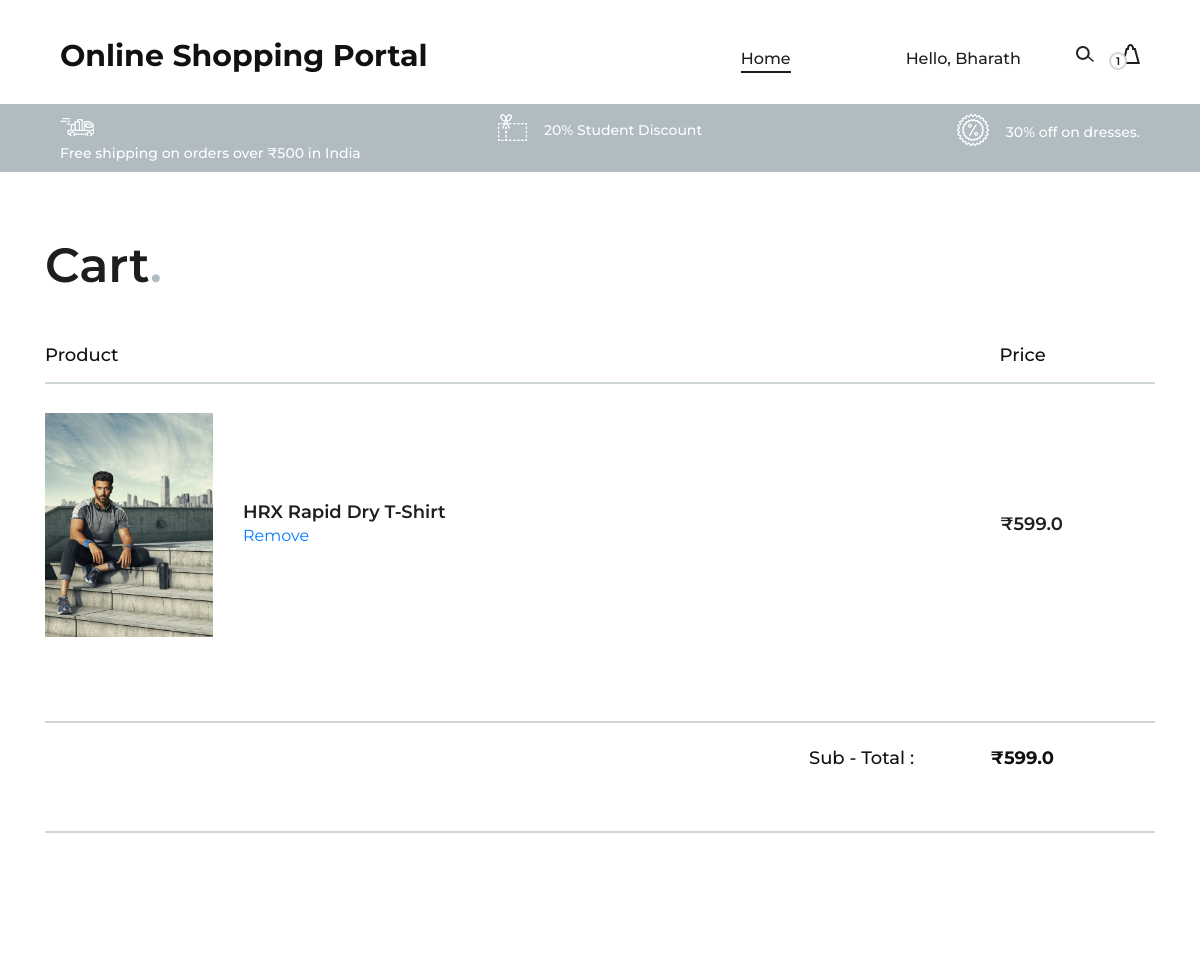
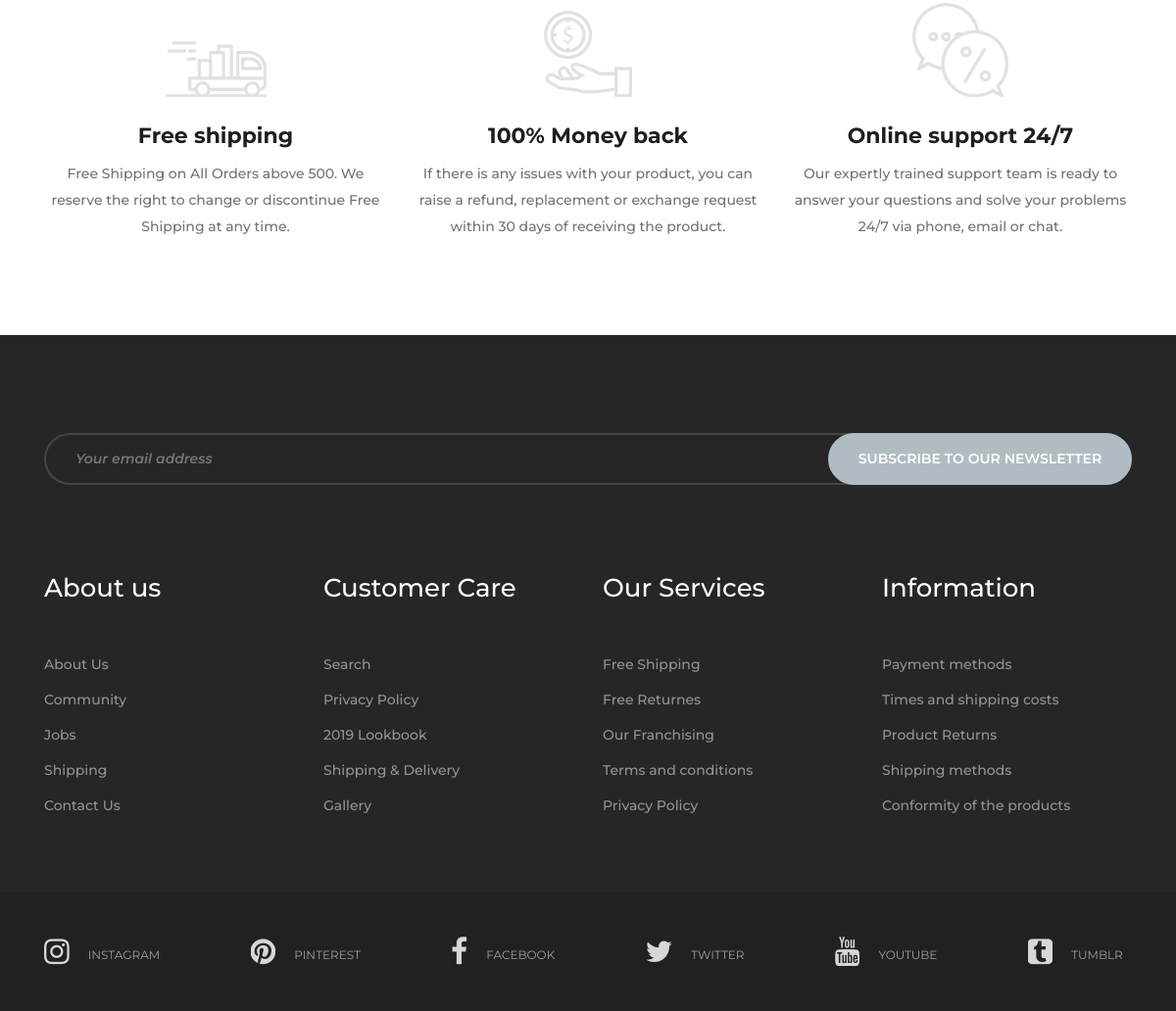
Page /cart (signed in) on the committed database (2 pictures, top to bottom).
### tables this page shows
CREATE TABLE users 
		(userId INTEGER PRIMARY KEY, 
		password TEXT,
		email TEXT,
		firstName TEXT,
		lastName TEXT,
		address1 TEXT,
		address2 TEXT,
		zipcode TEXT,
		city TEXT,
		state TEXT,
		country TEXT, 
		phone TEXT
		);

CREATE TABLE products
		(productId INTEGER PRIMARY KEY,
		name TEXT,
		price REAL,
		description TEXT,
		image TEXT
		);

### main.py (the view)
@app.route("/cart")
def cart():
    if 'email' not in session:
        return redirect(url_for('loginForm'))
    loggedIn, firstName, noOfItems = getLoginDetails()
    email = session['email']
    with sqlite3.connect('database.db') as conn:
        cur = conn.cursor()
        cur.execute("SELECT userId FROM users WHERE email = ?", (email, ))
        userId = cur.fetchone()[0]
        cur.execute("SELECT products.productId, products.name, products.price, products.image FROM products, kart WHERE products.productId = kart.productId AND kart.userId = ?", (userId, ))
        products = cur.fetchall()
    totalPrice = 0
    for row in products:
        totalPrice += row[2]
    return render_template("cart.html", products = products, totalPrice=totalPrice, loggedIn=loggedIn, firstName=firstName, noOfItems=noOfItems)

### main.py (called while the page is built)
def getLoginDetails():
    with sqlite3.connect('database.db') as conn:
        cur = conn.cursor()
        if 'email' not in session:
            loggedIn = False
            firstName = ''
            noOfItems = 0
        else:
            loggedIn = True
            cur.execute("SELECT userId, firstName FROM users WHERE email = ?", (session['email'], ))
            userId, firstName = cur.fetchone()
            cur.execute("SELECT count(productId) FROM kart WHERE userId = ?", (userId, ))
            noOfItems = cur.fetchone()[0]
    conn.close()
    return (loggedIn, firstName, noOfItems)

### templates/cart.html (shortened to what this page needs)
<!DOCTYPE html>
<html lang="zxx">
<head>
    <link rel="stylesheet" href={{ url_for('static', filename="bharath/css/bootstrap.min.css")}} type="text/css" />
    <link rel="stylesheet" href={{ url_for('static', filename="bharath/css/font-awesome.min.css")}} type="text/css" />
    <link rel="stylesheet" href={{ url_for('static', filename="bharath/css/nice-select.css")}} type="text/css"/>
    <link rel="stylesheet" href={{ url_for('static', filename="bharath/css/owl.carousel.min.css")}} type="text/css"/>
    <link rel="stylesheet" href={{ url_for('static', filename="bharath/css/magnific-popup.css")}} type="text/css"/>
    <link rel="stylesheet" href={{ url_for('static', filename="bharath/css/slicknav.min.css")}} type="text/css"/>
    <link rel="stylesheet" href={{ url_for('static', filename="bharath/css/style.css")}} type="text/css"/>
</head>
<body>
    <header class="header-section">
        <div class="container-fluid"  >
            <div class="inner-header" >
                <div class="logo">
                    <a href="/"><h3><b>Online Shopping Portal</b></h3></a>
                </div>
                <div class="header-right">
                    <img src={{ url_for('static', filename="bharath/img/icons/search.png" )}} alt="" class="search-trigger"/>
                    <a href="/cart"><img src={{ url_for('static', filename="bharath/img/icons/bag.png" )}} alt=""/>
                        <span>{{noOfItems}}</span>
                    </a>
                </div>
                {% if not loggedIn %}
                <div class="user-access" >
                    <a href="/loginForm" >Sign in</a>
                </div>
                {% else %}
                    <div>
                        <nav class="main-menu mobile-menu" >
                            <ul>
                                <li><a href="">Hello, {{firstName}}</a>
                            </li>
                        </ul>
                    </nav>
                    </div>
                    {% endif %}
                <nav class="main-menu mobile-menu">
                    <ul>
                        <li><a class="active" href="/">Home</a></li>
                    </ul>
                </nav>
            </div>
        </div>
    </header>
<div class="header-info">
    <div class="container-fluid">
        <div class="row">
            <div class="col-md-4">
                <div class="header-item">
                    <img src={{url_for('static', filename="bharath/img/icons/delivery.png" )}} alt=""/>
                    <p>Free shipping on orders over ₹500 in India</p>
                </div>
            </div>
            <div class="col-md-4 text-left text-lg-center">
                <div class="header-item">
                    <img src={{url_for('static', filename="bharath/img/icons/voucher.png")}} alt=""/>
                    <p>20% Student Discount</p>
                </div>
            </div>
            <div class="col-md-4 text-left text-xl-right">
                <div class="header-item">
                <img src={{url_for('static', filename="bharath/img/icons/sales.png")}} alt=""/>
                <p>30% off on dresses. </p>
            </div>
            </div>
        </div>
    </div>
</div>
<section class="page-add cart-page-add">
    <div class="container">
        <div class="row">
            <div class="col-lg-4">
                <div class="page-breadcrumb">
                    <h2>Cart<span>.</span></h2>
                </div>
            </div>
            <div class="col-lg-8">
            </div>
        </div>
    </div>
</section>
<div class="cart-page">
    <div class="container">
        <div class="cart-table">
            <table>
                <thead>
                    <tr>
                        <th class="product-h"><h5>Product</h5></th>
                        <th><h5>Price</h5></th>
                    </tr>
                </thead>
                <tbody>
                    {% for row in products %}
                    <tr>
                        <td class="product-col">
                            <img src={{url_for('static', filename='uploads/'+row[3])}}  />
                            <div class="p-title">
                                <h5>{{row[1]}}</h5>
                                <a onMouseOver="this.style.color='red'" onMouseOut="this.style.color='blue'"
                                href="/removeFromCart?productId={{row[0]}}" >Remove</a>
                            </div>
                        </td>
                        <td class="price-col">₹{{row[2]}}</td>
                        {% endfor %}
                    </tr>
                </tbody>
            </table>
        </div>
    </div>
</div>
<div class="cart-page">
    <div class="container">
        <div class="cart-table">
            <table>
                <thead>
                    <tr>
                        <th class="product-h"><h5></h5></th>
                    </tr>
                </thead><br>
                <th><br><h5 style="float: right; padding-right: 100px;">Sub - Total : &emsp;&emsp;&emsp;&emsp;<b>₹{{totalPrice}}</b></h5> </th>
</table>
</div>
</div>
</div>
<div class="cart-page">
    <div class="container">
        <div class="cart-table">
            <table>
                <thead>
                        <th class="product-h"><h5></h5></th>
            </thead>
            </table>
        </div>
    </div>
    </div>
<section class="features-section spad">
<div class="features-ads">
    <div class="container">
        <div class="row">
            <div class="col-lg-4">
                <div class="single-features-ads first">
                    <img src={{url_for('static', filename="bharath/img/icons/f-delivery.png")}} alt="" />
                    <h4>Free shipping</h4>
                    <p>Free Shipping on All Orders above 500. We reserve the right to change or discontinue Free Shipping at any time.  </p>
                </div>
            </div>
            <div class="col-lg-4">
                <div class="single-features-ads second">
                    <img src={{url_for('static', filename="bharath/img/icons/coin.png" )}} alt="" />
                    <h4>100% Money back </h4>
                    <p>If there is any issues with your product, you can raise a refund, replacement or exchange request within 30 days of receiving the product.</p>
                </div>
            </div>
            <div class="col-lg-4">
                <div class="single-features-ads">
                    <img src={{url_for('static', filename="bharath/img/icons/chat.png" )}} alt="" />
                    <h4>Online support 24/7</h4>
                    <p>Our expertly trained support team is ready to answer your questions and solve your problems 24/7 via phone, email or chat.
                    </p>
                </div>
            </div>
        </div>
    </div>
</div>
</section>
<footer class="footer-section spad">
    <div class="container">
        <div class="newslatter-form">
            <div class="row">
                <div class="col-lg-12">
                    <form action="#">
                        <input type="text" placeholder="Your email address">
                        <button type="submit">Subscribe to our newsletter</button>
                    </form>
                </div>
            </div>
        </div>
        <div class="footer-widget">
            <div class="row">
                <div class="col-lg-3 col-sm-6">
                    <div class="single-footer-widget">
                        <h4>About us</h4>
                        <ul>
                            <li>About Us</li>
                            <li>Community</li>
                            <li>Jobs</li>
                            <li>Shipping</li>
                            <li>Contact Us</li>
                        </ul>
                    </div>
                </div>
                <div class="col-lg-3 col-sm-6">
                    <div class="single-footer-widget">
                        <h4>Customer Care</h4>
                        <ul>
                            <li>Search</li>
                            <li>Privacy Policy</li>
                            <li>2019 Lookbook</li>
                            <li>Shipping & Delivery</li>
                            <li>Gallery</li>
                        </ul>
                    </div>
                </div>
                <div class="col-lg-3 col-sm-6">
                    <div class="single-footer-widget">
                        <h4>Our Services</h4>
                        <ul>
                            <li>Free Shipping</li>
                            <li>Free Returnes</li>
                            <li>Our Franchising</li>
                            <li>Terms and conditions</li>
                            <li>Privacy Policy</li>
                        </ul>
                    </div>
                </div>
                <div class="col-lg-3 col-sm-6">
                    <div class="single-footer-widget">
                        <h4>Information</h4>
                        <ul>
                            <li>Payment methods</li>
                            <li>Times and shipping costs</li>
                            <li>Product Returns</li>
                            <li>Shipping methods</li>
                            <li>Conformity of the products</li>
                        </ul>
                    </div>
                </div>
            </div>
        </div>
    </div>
    <div class="social-links-warp">
        <div class="container">
            <div class="social-links">
                <a href="" class="instagram"><i class="fa fa-instagram"></i><span>instagram</span></a>
                <a href="" class="pinterest"><i class="fa fa-pinterest"></i><span>pinterest</span></a>
                <a href="" class="facebook"><i class="fa fa-facebook"></i><span>facebook</span></a>
                <a href="" class="twitter"><i class="fa fa-twitter"></i><span>twitter</span></a>
                <a href="" class="youtube"><i class="fa fa-youtube"></i><span>youtube</span></a>
                <a href="" class="tumblr"><i class="fa fa-tumblr-square"></i><span>tumblr</span></a>
            </div>
        </div>
    </div>
</footer>
</body>
</html>

### rows in the picture
users: firstName "Bharath"
products: image (picture), name "HRX Rapid Dry T-Shirt", price "599.0"

### other values in the picture
{{ noOfItems }} "1"
{{ totalPrice }} "599.0"
